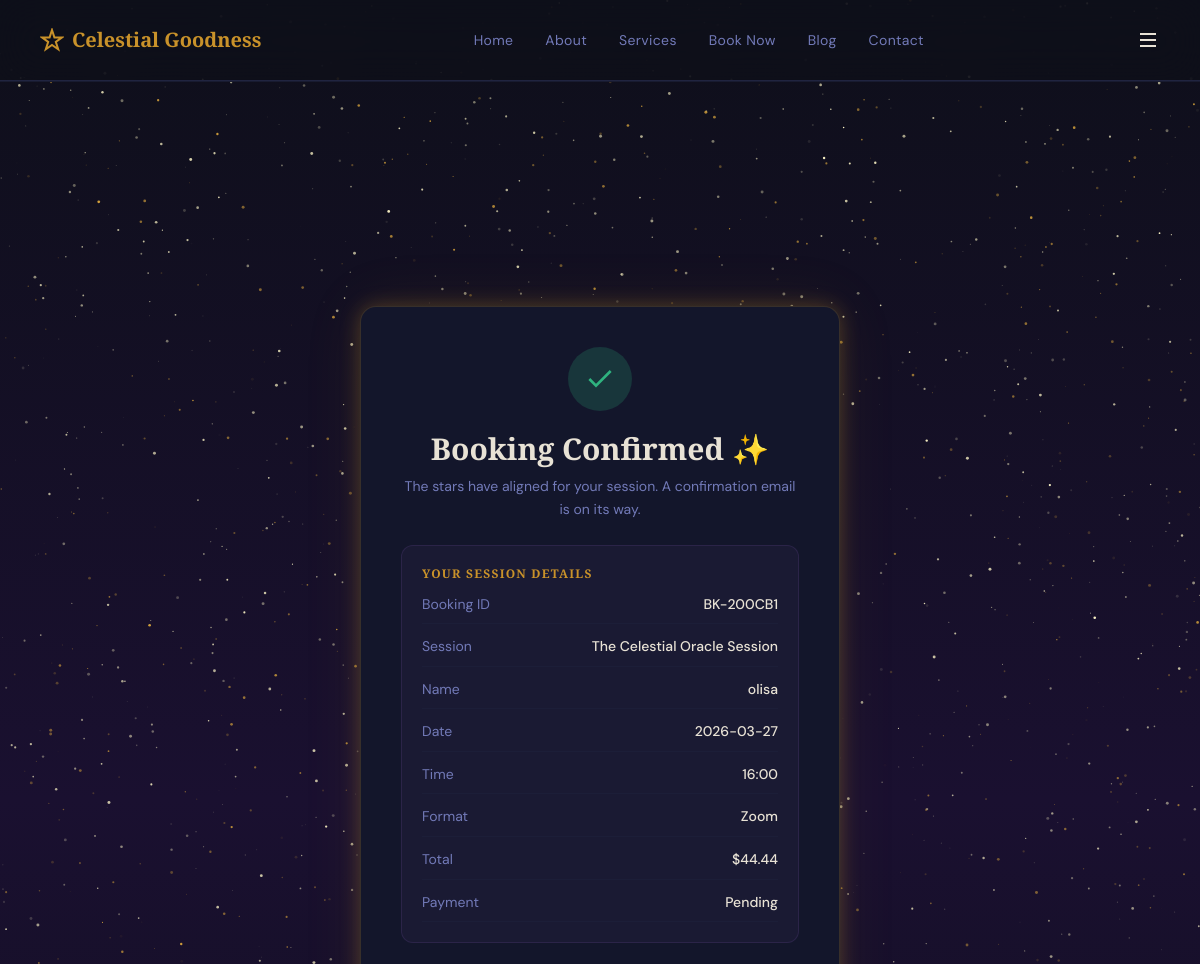
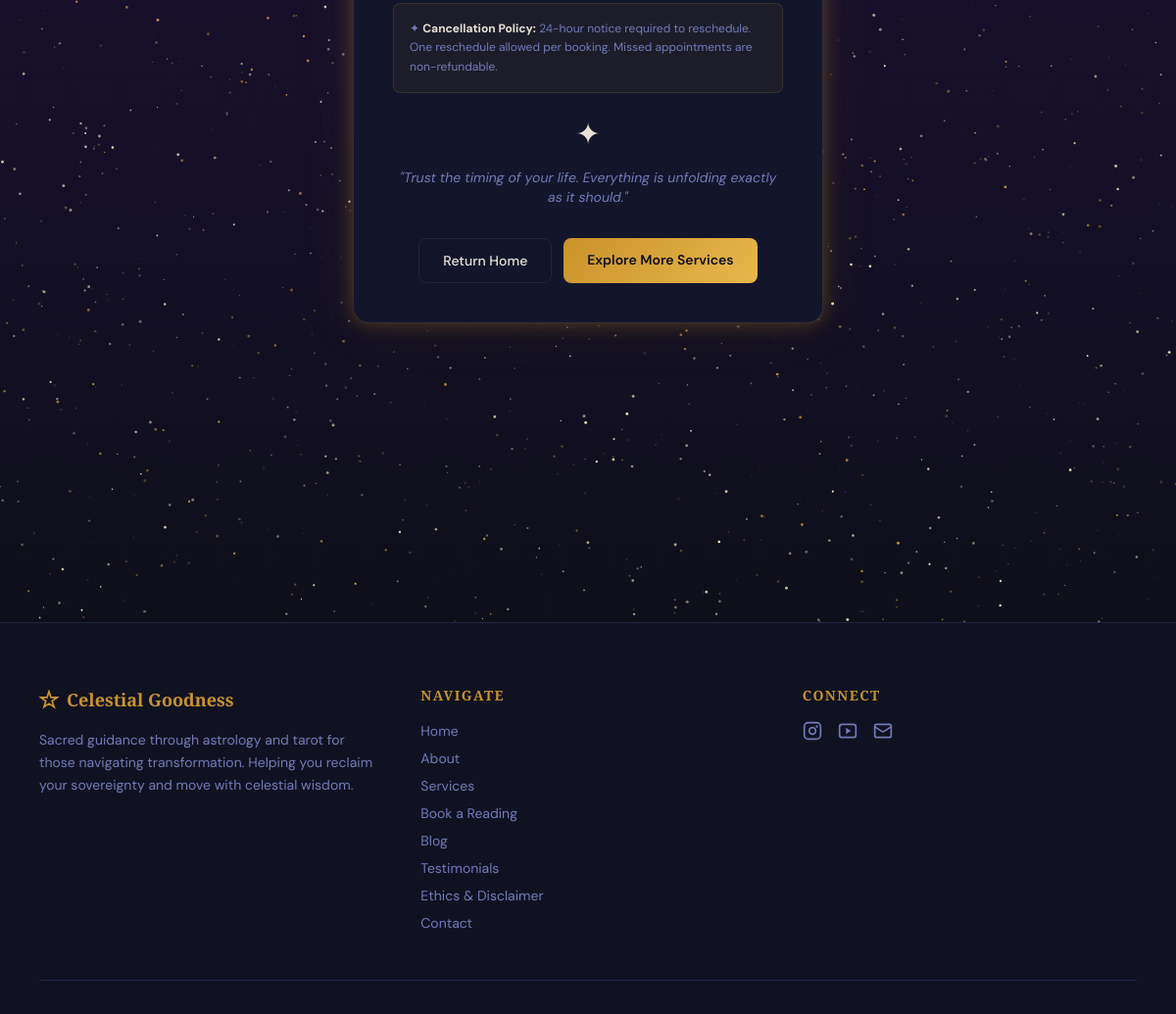
Page /booking/success?id=BK-200CB1 on the committed database (2 pictures, top to bottom).
### app.py (models this page shows)
class Booking(db.Model):
    __tablename__ = "bookings"
    id             = db.Column(db.String(20),  primary_key=True)
    client_name    = db.Column(db.String(120), nullable=False)
    email          = db.Column(db.String(120), nullable=False)
    service_id     = db.Column(db.String(10),  db.ForeignKey("services.id"), nullable=False)
    service_name   = db.Column(db.String(200), nullable=False)
    price          = db.Column(db.Float,       nullable=False, default=0.0)
    date           = db.Column(db.String(20),  nullable=False)
    time           = db.Column(db.String(10),  nullable=False)
    format         = db.Column(db.String(20),  default="zoom")
    notes          = db.Column(db.Text,        default="")
    birth_date     = db.Column(db.String(20),  default="")
    birth_time     = db.Column(db.String(10),  default="")
    birth_location = db.Column(db.String(200), default="")
    payment_status    = db.Column(db.String(20),  default="pending")
    status            = db.Column(db.String(20),  default="upcoming")
    zoom_link         = db.Column(db.String(500), default="")
    reschedule_count  = db.Column(db.Integer,     default=0)
    created_at        = db.Column(db.DateTime,    default=datetime.utcnow)
    def to_dict(self):
        return {
            "id":            self.id,
            "clientName":    self.client_name,
            "email":         self.email,
            "serviceId":     self.service_id,
            "serviceName":   self.service_name,
            "price":         self.price,
            "date":          self.date,
            "time":          self.time,
            "format":        self.format,
            "notes":         self.notes,
            "birthDate":     self.birth_date,
            "birthTime":     self.birth_time,
            "birthLocation": self.birth_location,
            "paymentStatus": self.payment_status,
            "status":        self.status,
            "zoomLink":      self.zoom_link or "",
            "rescheduleCount": self.reschedule_count or 0,
            "createdAt":     self.created_at.isoformat() + "Z",
        }

### app.py (the view)
@app.route("/booking/success")
def booking_success():
    booking_id = request.args.get("id", "")
    booking = Booking.query.get(booking_id) if booking_id else None
    if not booking:
        return redirect(url_for("booking"))
    return render_template("success.html", booking=booking.to_dict())

### templates/success.html (shortened to what this page needs)
{% extends "base.html" %}
{% block body %}
<section class="flex min-h-[80vh] items-center justify-center bg-gradient-hero star-field py-20">
  <div class="max-w-lg mx-auto px-4 w-full">
    <div class="rounded-2xl border border-[#c9922a]/20 bg-[#13162b] p-10 shadow-glow animate-fade-in-up">
      <div class="mx-auto mb-5 w-16 h-16 rounded-full bg-[#2fb37f]/20 flex items-center justify-center">
        <svg class="w-8 h-8" style="color:#2fb37f" fill="none" stroke="currentColor" stroke-width="2" viewBox="0 0 24 24">
          <polyline points="20 6 9 17 4 12"/>
        </svg>
      </div>
      <h1 class="mb-2 text-center font-display text-3xl font-bold" style="color:var(--fg)">Booking Confirmed ✨</h1>
      <p class="mb-6 text-center font-body text-sm leading-relaxed" style="color:var(--muted)">
        The stars have aligned for your session. A confirmation email is on its way.
      </p>
      {% if booking %}
      <div class="rounded-xl p-5 mb-6 space-y-3" style="background:rgba(110,77,153,0.08);border:1px solid rgba(110,77,153,0.2);">
        <p class="font-display text-xs font-semibold uppercase tracking-widest mb-1" style="color:var(--primary)">Your Session Details</p>
        {% set rows = [
          ('Booking ID',  booking.id),
          ('Session',     booking.serviceName),
          ('Name',        booking.clientName),
          ('Date',        booking.date),
          ('Time',        booking.time),
          ('Format',      'Zoom' if booking.format == 'zoom' else 'Phone'),
          ('Total',       '$' ~ '%.2f'|format(booking.price)),
          ('Payment',     booking.paymentStatus | capitalize),
        ] %}
        {% for label, value in rows %}
        <div class="flex justify-between gap-4 text-sm" style="border-bottom:1px solid rgba(32,36,64,.4);padding-bottom:.6rem;">
          <span class="font-body" style="color:var(--muted);min-width:100px">{{ label }}</span>
          <span class="font-body font-medium text-right flex-1" style="color:var(--fg)">{{ value }}</span>
        </div>
        {% endfor %}
      </div>
      {% endif %}
      <div class="rounded-lg p-4 mb-6 text-xs" style="background:rgba(201,146,42,0.06);border:1px solid rgba(201,146,42,0.15);">
        <p style="color:var(--muted);line-height:1.6;">
          ✦ <strong style="color:var(--fg)">Cancellation Policy:</strong>
          24-hour notice required to reschedule. One reschedule allowed per booking.
          Missed appointments are non-refundable.
        </p>
      </div>
      <div class="text-3xl text-center mb-4 animate-pulse-glow">✦</div>
      <p class="mb-8 text-center font-body text-sm italic" style="color:var(--muted)">
        "Trust the timing of your life. Everything is unfolding exactly as it should."
      </p>
      <div class="flex flex-col gap-3 sm:flex-row sm:justify-center">
        <a href="/" class="rounded-lg border px-6 py-3 font-body text-sm font-medium text-center transition-colors"
           style="border-color:var(--border);color:var(--fg);"
           onmouseover="this.style.borderColor='var(--primary)';this.style.color='var(--primary)'"
           onmouseout="this.style.borderColor='var(--border)';this.style.color='var(--fg)'">
          Return Home
        </a>
        <a href="/services" class="rounded-lg px-6 py-3 font-body text-sm font-semibold text-center transition-transform hover:scale-105"
           style="background:linear-gradient(135deg,#c9922a,#e8b84b);color:#0e0f1a;">
          Explore More Services
        </a>
      </div>
    </div>
  </div>
</section>
{% endblock %}

### static/css/style.css (style rules this page uses)
:root { --bg: #0e0f1a; --bg-card: #13162b; --border: #202440; --fg: #e8e2d5; --muted: #727ab8; --primary: #c9922a; --primary-light: #d4ac55; --primary-dark: #a06b10; --celestial: #6e4d99; --celestial-light: #9b7abf; --success: #2fb37f; --destructive: #e74c3c; --gradient-gold: linear-gradient(135deg, #c9922a, #c06420, #d4ac55); --gradient-hero: linear-gradient(180deg, #0e0f1a 0%, #1a1030 50%, #0e0f1a 100%); --gradient-celestial:linear-gradient(135deg, #2a1a40, #0e0f1a, #0d1e2a); --shadow-gold: 0 4px 30px rgba(201, 146, 42, 0.20); --shadow-card: 0 8px 40px rgba(0, 0, 0, 0.35); --shadow-glow: 0 0 20px rgba(201, 146, 42, 0.30), 0 0 60px rgba(201, 146, 42, 0.10); --font-display: 'Playfair Display', Georgia, serif; --font-body: 'DM Sans', system-ui, sans-serif; --radius: 0.75rem; }
*, *::before, *::after { box-sizing: border-box; }
body { background-color: var(--bg); color: var(--fg); font-family: var(--font-body); min-height: 100vh; margin: 0; }
h1, h2, h3, h4, h5, h6 { font-family: var(--font-display); }
.font-display { font-family: var(--font-display); }
.font-body { font-family: var(--font-body); }
.bg-gradient-hero { background: var(--gradient-hero); }
.shadow-glow { box-shadow: var(--shadow-glow); }
.star-field { position: relative; }
.star-field > *:not(.star-canvas) { position: relative; z-index: 1; }
.animate-pulse-glow { animation: pulseGlow 2s ease-in-out infinite; }
.animate-fade-in-up { animation: fadeInUp 0.6s ease both; }

### rows in the picture
Booking: label "Booking ID", id "BK-200CB1", label "Session", service_name "The Celestial Oracle Session", label "Name", client_name "olisa", label "Date", date "2026-03-27", label "Time", time "16:00"

### other values in the picture
{{ label }} "Home" "About" "Services" "Book Now" "Blog" "Contact"
{{ label }} "Format" "Total" "Payment"
{{ value }} "Zoom" "$44.44" "Pending"
{{ label }} "Home" "About" "Services" "Book a Reading" "Blog" "Testimonials" "Ethics & Disclaimer" "Contact"
